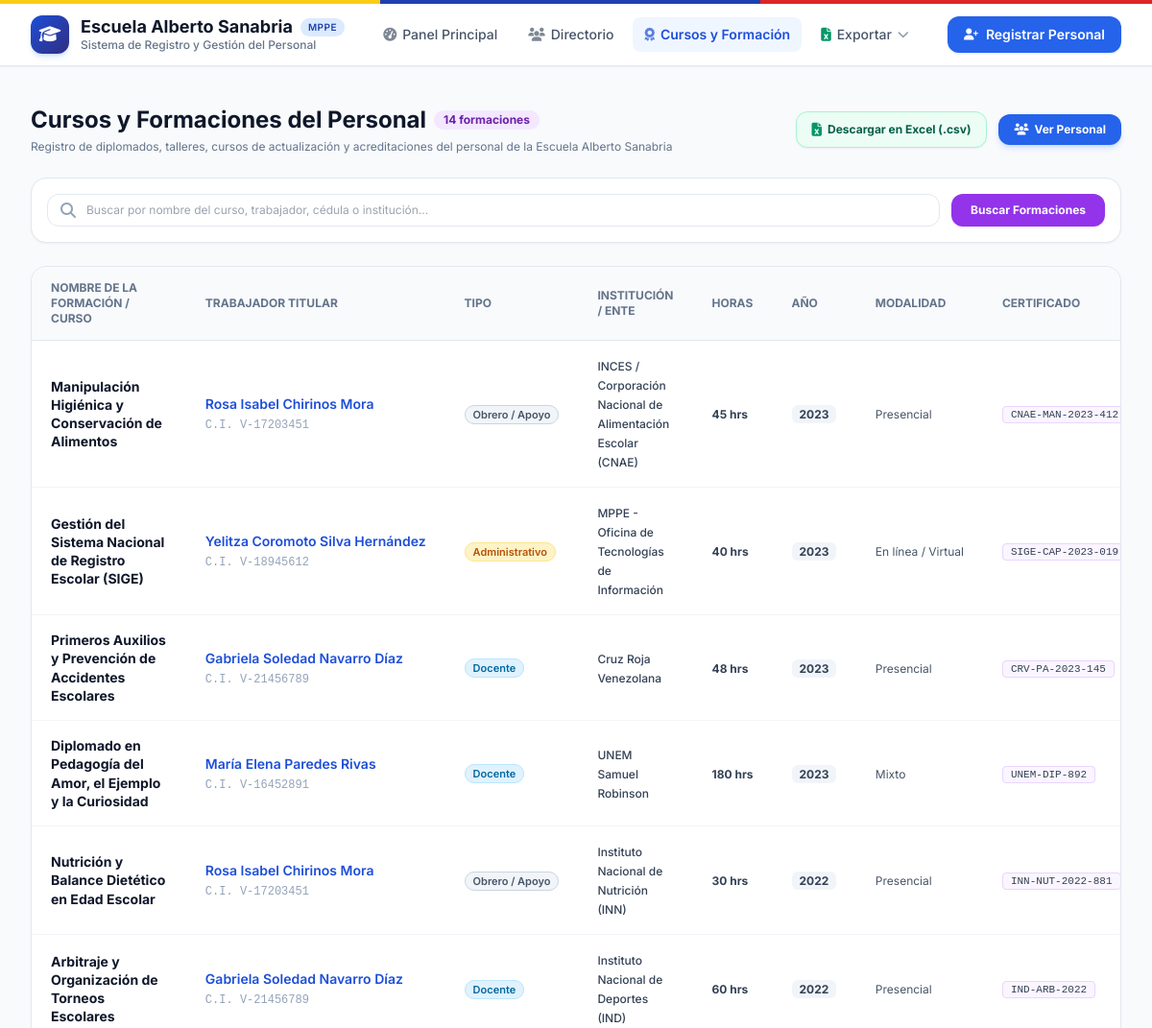
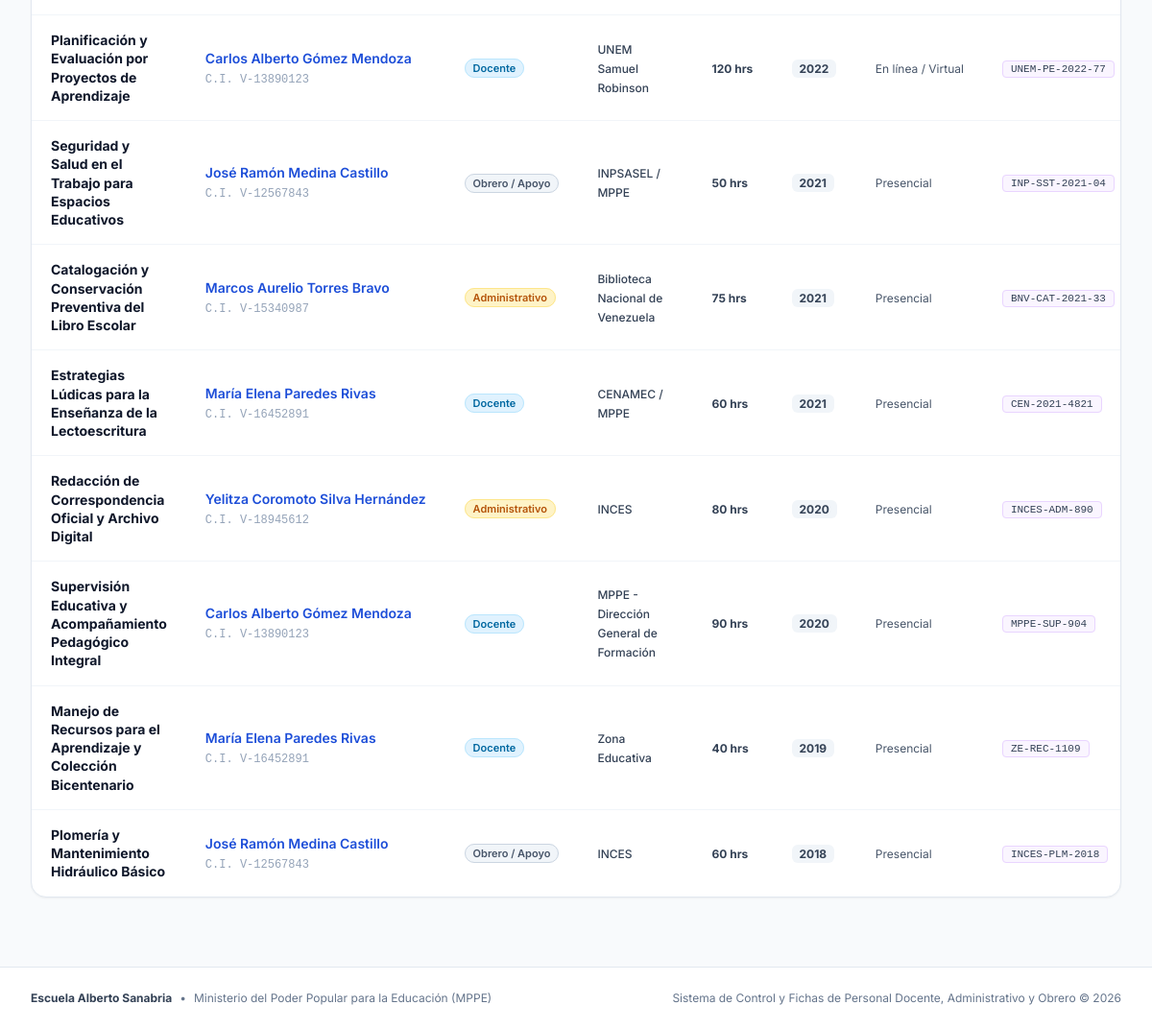
Screenshot of /courses with the database file from the repository (2 pictures, top to bottom).
### tables this page shows
CREATE TABLE courses (
        id INTEGER PRIMARY KEY AUTOINCREMENT,
        staff_id INTEGER NOT NULL,
        course_name TEXT NOT NULL,
        institution TEXT,
        hours INTEGER,
        year_completed INTEGER,
        modality TEXT,                  -- 'Presencial', 'En línea / Virtual', 'Mixto'
        certificate_code TEXT,
        created_at TIMESTAMP DEFAULT CURRENT_TIMESTAMP,
        FOREIGN KEY (staff_id) REFERENCES staff (id) ON DELETE CASCADE
    );

CREATE TABLE staff (
        id INTEGER PRIMARY KEY AUTOINCREMENT,
        nationality TEXT DEFAULT 'V',
        id_number TEXT UNIQUE NOT NULL,
        first_name TEXT NOT NULL,
        last_name TEXT NOT NULL,
        gender TEXT,
        birth_date TEXT,
        phone TEXT,
        email TEXT,
        address TEXT,
        category TEXT NOT NULL,          -- 'Docente', 'Administrativo', 'Obrero / Apoyo'
        position TEXT NOT NULL,          -- e.g. 'Docente de Aula', 'Secretaria', 'Aseador'
        mppe_entry_date TEXT NOT NULL,   -- YYYY-MM-DD
        school_entry_date TEXT,         -- YYYY-MM-DD
        employment_condition TEXT,       -- 'Fijo / Titular', 'Contratado', 'Interino', 'Suplente'
        shift TEXT,                      -- 'Mañana', 'Tarde', 'Integral / Doble turno'
        assigned_area TEXT,              -- e.g. '4to Grado B', 'Control de Estudio', 'Mantenimiento General'
        education_level TEXT,            -- 'Bachiller', 'Técnico Medio', 'T.S.U.', 'Licenciatura', 'Especialización', 'Maestría', 'Doctorado'
        specialization TEXT,             -- e.g. 'Educación Integral', 'Informática', 'Administración'
        status TEXT DEFAULT 'Activo',    -- 'Activo', 'Reposo Médico', 'Permiso', 'Comisión de Servicio', 'Jubilado'
        notes TEXT,
        created_at TIMESTAMP DEFAULT CURRENT_TIMESTAMP,
        updated_at TIMESTAMP DEFAULT CURRENT_TIMESTAMP
    );

### app.py (the view, shortened to what this page needs)
@app.route("/courses")
def courses_list():
    courses = get_all_courses()
    search = request.args.get("search", "").strip().lower()
    return render_template("courses_list.html", courses=courses, search_query=search, total_courses=len(courses))

### app.py (called while the page is built)
@app.context_processor
def inject_globals():
    return {
        "current_year": datetime.now().year,
        "school_name": "Unidad Educativa Alberto Sanabria",
        "mppe_title": "Ministerio del Poder Popular para la Educación"
    }

### database.py (called while the page is built)
def get_connection():
    conn = sqlite3.connect(DB_PATH)
    conn.row_factory = sqlite3.Row
    conn.execute("PRAGMA foreign_keys = ON")
    return conn

def get_all_courses():
    conn = get_connection()
    cursor = conn.cursor()
    cursor.execute("""
        SELECT c.*, s.first_name, s.last_name, s.id_number, s.nationality, s.category, s.position
        FROM courses c
        JOIN staff s ON c.staff_id = s.id
        ORDER BY c.year_completed DESC, c.id DESC
    """)
    courses = [dict(c) for c in cursor.fetchall()]
    conn.close()
    return courses

### templates/courses_list.html (shortened to what this page needs)
{% extends "base.html" %}
{% block content %}
<div class="space-y-6">
    <div class="flex flex-col sm:flex-row sm:items-center justify-between gap-4">
        <div>
            <div class="flex items-center space-x-2">
                <h1 class="text-2xl font-bold text-slate-900">Cursos y Formaciones del Personal</h1>
                <span class="bg-purple-100 text-purple-800 text-xs font-bold px-2.5 py-0.5 rounded-full">
                    {{ total_courses }} formaciones
                </span>
            </div>
            <p class="text-xs text-slate-500 mt-1">
                Registro de diplomados, talleres, cursos de actualización y acreditaciones del personal de la Escuela Alberto Sanabria
            </p>
        </div>
        <div class="flex items-center space-x-3">
            <a href="{{ url_for('export_courses') }}"
               class="inline-flex items-center px-4 py-2 rounded-xl text-xs font-bold text-emerald-800 bg-emerald-50 hover:bg-emerald-100 border border-emerald-200 transition shadow-sm">
                <i class="fa-solid fa-file-excel mr-1.5 text-emerald-600 text-sm"></i>
                <span>Descargar en Excel (.csv)</span>
            </a>
            <a href="{{ url_for('staff_list') }}"
               class="inline-flex items-center px-4 py-2 rounded-xl text-xs font-bold text-white bg-blue-600 hover:bg-blue-700 shadow-md shadow-blue-500/20 transition">
                <i class="fa-solid fa-users mr-1.5"></i>
                <span>Ver Personal</span>
            </a>
        </div>
    </div>
    <div class="bg-white rounded-2xl p-4 border border-slate-200 shadow-sm">
        <form method="GET" action="{{ url_for('courses_list') }}" class="flex flex-col sm:flex-row gap-3">
            <div class="relative flex-grow">
                <div class="absolute inset-y-0 left-0 pl-3.5 flex items-center pointer-events-none text-slate-400">
                </div>
                <input type="text" name="search" value="{{ search_query }}" placeholder="Buscar por nombre del curso, trabajador, cédula o institución..."
                       class="w-full pl-10 pr-4 py-2 text-xs rounded-xl border border-slate-200 focus:outline-none focus:ring-2 focus:ring-purple-500">
            </div>
            <button type="submit" class="px-5 py-2 bg-purple-600 hover:bg-purple-700 text-white rounded-xl text-xs font-bold shadow-sm transition">
                Buscar Formaciones
            </button>
        </form>
    </div>
    <div class="bg-white rounded-2xl border border-slate-200 shadow-sm overflow-hidden">
        <div class="overflow-x-auto">
            <table class="w-full text-left text-sm text-slate-600">
                <thead class="bg-slate-50 text-xs uppercase font-semibold text-slate-500 border-b border-slate-200">
                    <tr>
                        <th class="px-5 py-3.5">Nombre de la Formación / Curso</th>
                        <th class="px-5 py-3.5">Trabajador Titular</th>
                        <th class="px-5 py-3.5">Tipo</th>
                        <th class="px-5 py-3.5">Institución / Ente</th>
                        <th class="px-5 py-3.5">Horas</th>
                        <th class="px-5 py-3.5">Año</th>
                        <th class="px-5 py-3.5">Modalidad</th>
                        <th class="px-5 py-3.5">Certificado</th>
                    </tr>
                </thead>
                <tbody class="divide-y divide-slate-100 font-normal">
                    {% for c in courses %}
                    <tr class="hover:bg-slate-50/80 transition">
                        <td class="px-5 py-4">
                            <div class="font-bold text-slate-900 leading-snug">{{ c.course_name }}</div>
                        </td>
                        <td class="px-5 py-4 whitespace-nowrap">
                            <a href="{{ url_for('staff_detail', staff_id=c.staff_id) }}" class="font-semibold text-blue-700 hover:underline block">
                                {{ c.first_name }} {{ c.last_name }}
                            </a>
                            <span class="text-xs text-slate-400 font-mono">C.I. {{ c.nationality }}-{{ c.id_number }}</span>
                        </td>
                        <td class="px-5 py-4 whitespace-nowrap">
                            {% if c.category == 'Docente' %}
                                <span class="px-2 py-0.5 rounded-full text-[11px] font-semibold badge-docente">Docente</span>
                            {% elif c.category == 'Administrativo' %}
                                <span class="px-2 py-0.5 rounded-full text-[11px] font-semibold badge-administrativo">Administrativo</span>
                            {% else %}
                                <span class="px-2 py-0.5 rounded-full text-[11px] font-semibold badge-obrero">Obrero / Apoyo</span>
                            {% endif %}
                        </td>
                        <td class="px-5 py-4">
                            <span class="text-xs text-slate-700 font-medium">{{ c.institution or 'No especificada' }}</span>
                        </td>
                        <td class="px-5 py-4 whitespace-nowrap">
                            {% if c.hours %}
                                <span class="text-xs font-bold text-slate-700">{{ c.hours }} hrs</span>
                            {% else %}
                                <span class="text-xs text-slate-400">-</span>
                            {% endif %}
                        </td>
                        <td class="px-5 py-4 whitespace-nowrap">
                            {% if c.year_completed %}
                                <span class="bg-slate-100 text-slate-700 font-bold text-xs px-2 py-0.5 rounded-md">
                                    {{ c.year_completed }}
                                </span>
                            {% else %}
                                <span class="text-xs text-slate-400">-</span>
                            {% endif %}
                        </td>
                        <td class="px-5 py-4 whitespace-nowrap">
                            <span class="text-xs text-slate-600">{{ c.modality or 'Presencial' }}</span>
                        </td>
                        <td class="px-5 py-4 whitespace-nowrap">
                            {% if c.certificate_code %}
                                <span class="font-mono text-[11px] text-slate-700 bg-purple-50 text-purple-700 px-2 py-0.5 rounded border border-purple-200">
                                    {{ c.certificate_code }}
                                </span>
                            {% else %}
                                <span class="text-xs text-slate-400">-</span>
                            {% endif %}
                        </td>
                    </tr>
                    {% endfor %}
                </tbody>
            </table>
        </div>
    </div>
</div>
{% endblock %}

### static/css/custom.css (style rules this page uses)
body { font-family: 'Inter', -apple-system, BlinkMacSystemFont, "Segoe UI", Roboto, Helvetica, Arial, sans-serif; background-color: #f8fafc; color: #1e293b; }
.badge-docente { background-color: #e0f2fe; color: #0369a1; border: 1px solid #bae6fd; }
.badge-administrativo { background-color: #fef3c7; color: #b45309; border: 1px solid #fde68a; }
.badge-obrero { background-color: #f1f5f9; color: #475569; border: 1px solid #cbd5e1; }

### rows the page displays
courses: course_name "Manipulación Higiénica y Conservación de Alimentos", first_name "Rosa Isabel", last_name "Chirinos Mora", nationality "V", id_number "17203451", shows "Obrero / Apoyo", institution "INCES / Corporación Nacional de Alimentación Escolar (CNAE)", hours "45", year_completed "2023", modality "Presencial", certificate_code "CNAE-MAN-2023-412"
courses: course_name "Gestión del Sistema Nacional de Registro Escolar (SIGE)", first_name "Yelitza Coromoto", last_name "Silva Hernández", nationality "V", id_number "18945612", shows "Administrativo", institution "MPPE - Oficina de Tecnologías de Información", hours "40", year_completed "2023", modality "En línea / Virtual", certificate_code "SIGE-CAP-2023-019"
courses: course_name "Primeros Auxilios y Prevención de Accidentes Escolares", first_name "Gabriela Soledad", last_name "Navarro Díaz", nationality "V", id_number "21456789", shows "Docente", institution "Cruz Roja Venezolana", hours "48", year_completed "2023", modality "Presencial", certificate_code "CRV-PA-2023-145"
courses: course_name "Diplomado en Pedagogía del Amor, el Ejemplo y la Curiosidad", first_name "María Elena", last_name "Paredes Rivas", nationality "V", id_number "16452891", shows "Docente", institution "UNEM Samuel Robinson", hours "180", year_completed "2023", modality "Mixto", certificate_code "UNEM-DIP-892"
courses: course_name "Nutrición y Balance Dietético en Edad Escolar", first_name "Rosa Isabel", last_name "Chirinos Mora", nationality "V", id_number "17203451", shows "Obrero / Apoyo", institution "Instituto Nacional de Nutrición (INN)", hours "30", year_completed "2022", modality "Presencial", certificate_code "INN-NUT-2022-881"
courses: course_name "Arbitraje y Organización de Torneos Escolares", first_name "Gabriela Soledad", last_name "Navarro Díaz", nationality "V", id_number "21456789", shows "Docente", institution "Instituto Nacional de Deportes (IND)", hours "60", year_completed "2022", modality "Presencial", certificate_code "IND-ARB-2022"
courses: course_name "Planificación y Evaluación por Proyectos de Aprendizaje", first_name "Carlos Alberto", last_name "Gómez Mendoza", nationality "V", id_number "13890123", shows "Docente", institution "UNEM Samuel Robinson", hours "120", year_completed "2022", modality "En línea / Virtual", certificate_code "UNEM-PE-2022-77"
courses: course_name "Seguridad y Salud en el Trabajo para Espacios Educativos", first_name "José Ramón", last_name "Medina Castillo", nationality "V", id_number "12567843", shows "Obrero / Apoyo", institution "INPSASEL / MPPE", hours "50", year_completed "2021", modality "Presencial", certificate_code "INP-SST-2021-04"
courses: course_name "Catalogación y Conservación Preventiva del Libro Escolar", first_name "Marcos Aurelio", last_name "Torres Bravo", nationality "V", id_number "15340987", shows "Administrativo", institution "Biblioteca Nacional de Venezuela", hours "75", year_completed "2021", modality "Presencial", certificate_code "BNV-CAT-2021-33"
courses: course_name "Estrategias Lúdicas para la Enseñanza de la Lectoescritura", first_name "María Elena", last_name "Paredes Rivas", nationality "V", id_number "16452891", shows "Docente", institution "CENAMEC / MPPE", hours "60", year_completed "2021", modality "Presencial", certificate_code "CEN-2021-4821"
courses: course_name "Redacción de Correspondencia Oficial y Archivo Digital", first_name "Yelitza Coromoto", last_name "Silva Hernández", nationality "V", id_number "18945612", shows "Administrativo", institution "INCES", hours "80", year_completed "2020", modality "Presencial", certificate_code "INCES-ADM-890"
courses: course_name "Supervisión Educativa y Acompañamiento Pedagógico Integral", first_name "Carlos Alberto", last_name "Gómez Mendoza", nationality "V", id_number "13890123", shows "Docente", institution "MPPE - Dirección General de Formación", hours "90", year_completed "2020", modality "Presencial", certificate_code "MPPE-SUP-904"
courses: course_name "Manejo de Recursos para el Aprendizaje y Colección Bicentenario", first_name "María Elena", last_name "Paredes Rivas", nationality "V", id_number "16452891", shows "Docente", institution "Zona Educativa", hours "40", year_completed "2019", modality "Presencial", certificate_code "ZE-REC-1109"
courses: course_name "Plomería y Mantenimiento Hidráulico Básico", first_name "José Ramón", last_name "Medina Castillo", nationality "V", id_number "12567843", shows "Obrero / Apoyo", institution "INCES", hours "60", year_completed "2018", modality "Presencial", certificate_code "INCES-PLM-2018"

### other values shown
{{ total_courses }} "14"
